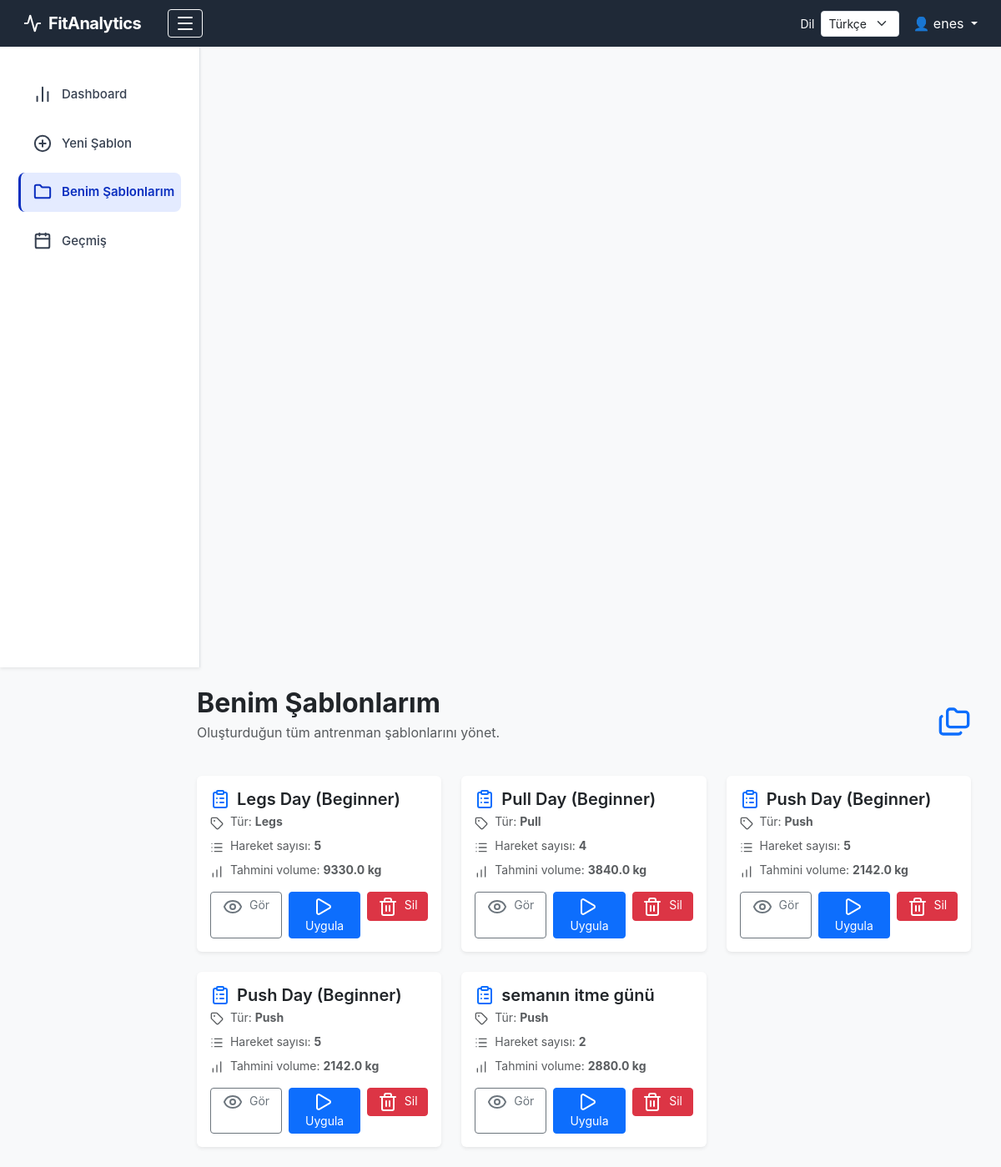
Before: /my-templates (signed in) with the older database file.
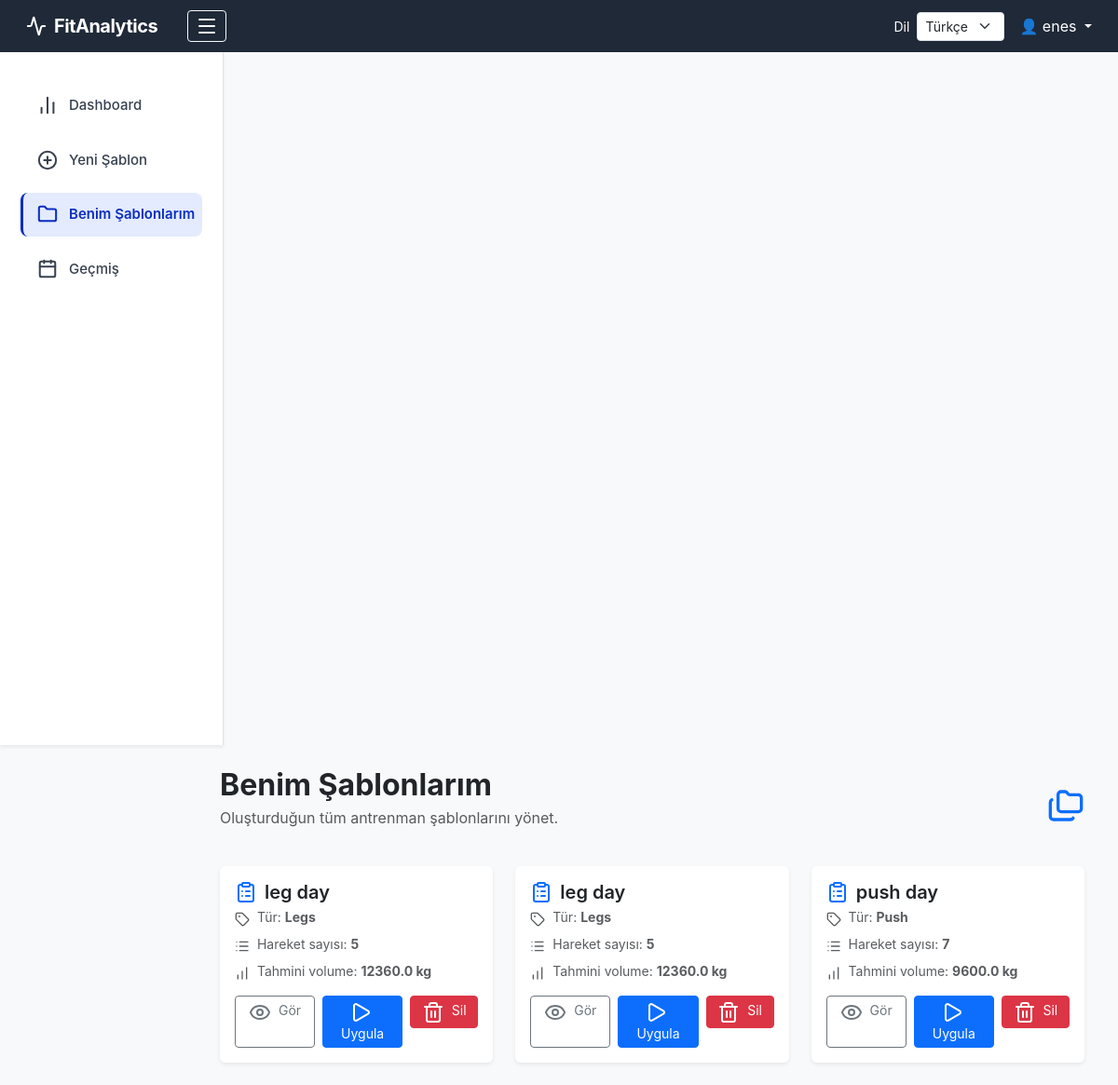
After: the same page with the newer database file.
### tables this page shows
CREATE TABLE workout_templates (
    template_id    INTEGER PRIMARY KEY AUTOINCREMENT,
    user_id        INTEGER NOT NULL,
    template_name  TEXT NOT NULL,
    workout_type   TEXT NOT NULL,
    FOREIGN KEY (user_id) REFERENCES users(user_id)
);

### app/routes.py (the view)
@main.route("/my-templates")
def my_templates():
    if "user_id" not in session:
        return redirect(url_for("main.login"))
    user_id = session["user_id"]
    conn = get_connection()
    cur = conn.cursor()
    cur.execute(
        """
        SELECT
            wt.template_id,
            wt.template_name,
            wt.workout_type,
            COUNT(te.template_exercise_id) AS count_ex,
            COALESCE(SUM(te.default_sets * te.default_reps * te.default_weight), 0) AS volume
        FROM workout_templates wt
        LEFT JOIN template_exercises te ON te.template_id = wt.template_id
        WHERE wt.user_id = ?
        GROUP BY wt.template_id
        ORDER BY wt.template_name ASC
        """,
        (user_id,),
    )
    templates = cur.fetchall()
    conn.close()
    return render_template("templates.html", templates=templates)

### app/database.py (called while the page is built)
def get_connection():
    conn = sqlite3.connect(DB_PATH)
    conn.row_factory = sqlite3.Row
    return conn

### app/templates/templates.html (shortened to what this page needs)
{% extends "layout.html" %}
{% block content %}
<div class="container-fluid">
    <div class="d-flex justify-content-between align-items-center mb-4">
        <div>
            <h2 class="fw-bold mb-1">Benim Şablonlarım</h2>
            <p class="text-muted">Oluşturduğun tüm antrenman şablonlarını yönet.</p>
        </div>
        <i data-lucide="folders" class="text-primary" style="width:40px;height:40px;"></i>
    </div>
    {% if templates %}
    <div class="row g-4">
        {% for t in templates %}
        <div class="col-md-6 col-lg-4">
            <div class="card shadow-sm border-0 h-100 template-card">
                <div class="card-body">
                    <h5 class="fw-semibold d-flex align-items-center mb-1">
                        <i data-lucide="clipboard-list" class="me-2 text-primary"></i>
                        {{ t.template_name }}
                    </h5>
                    <p class="text-muted mb-2" style="font-size:14px;">
                        <i data-lucide="tag" class="me-1" style="width:16px;height:16px;"></i>
                        Tür: <strong>{{ t.workout_type | capitalize }}</strong>
                    </p>
                    <p class="text-muted mb-2" style="font-size:14px;">
                        <i data-lucide="list" class="me-1" style="width:16px;height:16px;"></i>
                        Hareket sayısı: <strong>{{ t.count_ex }}</strong>
                    </p>
                    <p class="text-muted mb-3" style="font-size:14px;">
                        <i data-lucide="bar-chart" class="me-1" style="width:16px;height:16px;"></i>
                        Tahmini volume: <strong>{{ t.volume | round(2) }} kg</strong>
                    </p>
                    <div class="d-flex gap-2 mt-3">
                        <a href="{{ url_for('main.template_detail', template_id=t.template_id) }}"
                        class="btn btn-sm btn-outline-secondary w-100">
                            <i data-lucide="eye" class="me-1"></i> Gör
                        </a>
                        <a href="{{ url_for('main.use_template', template_id=t.template_id) }}"
                        class="btn btn-sm btn-primary w-100 text-white">
                            <i data-lucide="play" class="me-1"></i> Uygula
                        </a>
                        <form action="{{ url_for('main.delete_template', template_id=t.template_id) }}"
                            method="POST"
                            class="w-100">
                            <button class="btn btn-sm btn-danger w-100"
                                    onclick="return confirm('Bu şablonu silmek istediğine emin misin?')">
                                <i data-lucide="trash-2" class="me-1"></i> Sil
                            </button>
                        </form>
                    </div>
                </div>
            </div>
        </div>
        {% endfor %}
    </div>
    {% endif %}
</div>
{% endblock %}

### app/templates/layout.html (shortened to what this page needs)
<!DOCTYPE html>
<html lang="{{ current_language }}">
<head>
    <link rel="stylesheet"
          href="https://cdn.jsdelivr.net/npm/bootstrap@5.3.2/dist/css/bootstrap.min.css">
    <link rel="stylesheet" href="{{ url_for('static', filename='style.css') }}">
</head>
<body class="bg-light">
    <nav class="navbar navbar-dark bg-dark px-3">
        <div class="container-fluid d-flex align-items-center">
            <a class="navbar-brand fw-bold d-flex align-items-center gap-2"
            href="{{ url_for('main.dashboard') }}">
                <i data-lucide="activity" class="sidebar-icon"></i>
                <span>FitAnalytics</span>
            </a>
            <button id="sidebarToggle" class="btn btn-outline-light btn-sm ms-3">
                <i data-lucide="menu"></i>
            </button>
            <form method="POST"
                  action="{{ url_for('main.set_language') }}"
                  class="d-flex align-items-center ms-auto me-3">
                <label class="text-white me-2 small mb-0">{{ t.language_label }}</label>
                <select class="form-select form-select-sm"
                        name="language"
                        onchange="this.form.submit()">
                    {% for code, label in language_names.items() %}
                    <option value="{{ code }}" {% if current_language == code %}selected{% endif %}>
                        {{ label }}
                    </option>
                    {% endfor %}
                </select>
            </form>
            {% if session.get("user_name") %}
            <div class="dropdown text-white">
                <a class="text-white text-decoration-none dropdown-toggle"
                   href="#" role="button" data-bs-toggle="dropdown">
                    👤 {{ session["user_name"] }}
                </a>
            </div>
            {% endif %}
        </div>
    </nav>
    <div class="container-fluid">
        <div class="row app-layout">
            <nav id="sidebar" class="sidebar-modern col-md-3 col-lg-2 bg-white border-end shadow-sm">
                <div class="d-flex flex-column pt-3">
                    <a class="nav-link sidebar-item {% if request.path == '/' %} active-link {% endif %}"
                       href="{{ url_for('main.dashboard') }}">
                        <i data-lucide="bar-chart-2" class="sidebar-icon"></i>
                        <span class="link-text">{{ t.nav_dashboard }}</span>
                    </a>
                    <a class="nav-link sidebar-item {% if request.path.startswith('/add-template') %} active-link {% endif %}"
                       href="{{ url_for('main.add_template') }}">
                        <i data-lucide="plus-circle" class="sidebar-icon"></i>
                        <span class="link-text">
                            {% if current_language == 'tr' %}Yeni Şablon{% else %}New Template{% endif %}
                        </span>
                    </a>
                    <a class="nav-link sidebar-item {% if request.path.startswith('/my-templates') %} active-link {% endif %}"
                       href="{{ url_for('main.my_templates') }}">
                        <i data-lucide="folder" class="sidebar-icon"></i>
                        <span class="link-text">
                            {% if current_language == 'tr' %}Benim Şablonlarım{% else %}My Templates{% endif %}
                        </span>
                    </a>
                    <a class="nav-link sidebar-item {% if request.path.startswith('/history') %} active-link {% endif %}"
                       href="{{ url_for('main.history') }}">
                        <i data-lucide="calendar" class="sidebar-icon"></i>
                        <span class="link-text">{{ t.nav_history }}</span>
                    </a>
                </div>
            </nav>
            <main id="mainContent" class="col-md-9 ms-sm-auto col-lg-10 px-md-4 py-4">
                {% block content %}{% endblock %}
            </main>
        </div>
    </div>
</body>
</html>

### app/static/style.css (style rules this page uses)
body { background-color: #f4f6fb !important; font-family: 'Inter', sans-serif; }
.navbar { background-color: #1f2937 !important; }
.navbar-brand { font-size: 20px; letter-spacing: -0.5px; }
#sidebar { width: 240px; min-height: calc(100vh - 56px); background: #ffffff; border-right: 1px solid #e5e7eb; transition: width 0.25s ease; overflow: hidden; padding-top: 12px; }
.sidebar-item { display: flex; align-items: center; gap: 12px; padding: 12px 18px; font-size: 15px; font-weight: 500; color: #374151 !important; border-radius: 8px; margin: 6px 10px; white-space: nowrap; transition: background 0.2s, transform 0.2s, color 0.2s; }
.sidebar-icon { width: 22px; height: 22px; stroke-width: 2.2; flex-shrink: 0; }
.sidebar-item span { transition: opacity 0.25s, transform 0.25s ease; }
.active-link { background: #e4ebff !important; color: #0a2ebf !important; font-weight: 600 !important; border-left: 3px solid #0a2ebf; padding-left: 15px; }
#mainContent { transition: margin-left 0.25s ease; margin-left: 240px; }

Changed rows visible on the page:
removed workout_templates: template_name "Pull Day (Beginner)", workout_type "Pull", count_ex "4", volume "3840.0"
removed workout_templates: template_name "Push Day (Beginner)", workout_type "Push", count_ex "5", volume "2142.0"
removed workout_templates: template_name "Push Day (Beginner)", workout_type "Push", count_ex "5", volume "2142.0"
added workout_templates: template_name "leg day", workout_type "Legs", count_ex "5", volume "12360.0"
changed workout_templates (number 2 of 3 on the later page): template_name "Legs Day (Beginner)" → "leg day"; volume "9330.0" → "12360.0"
changed workout_templates "Push": template_name "semanın itme günü" → "push day"; count_ex "2" → "7"; volume "2880.0" → "9600.0"
